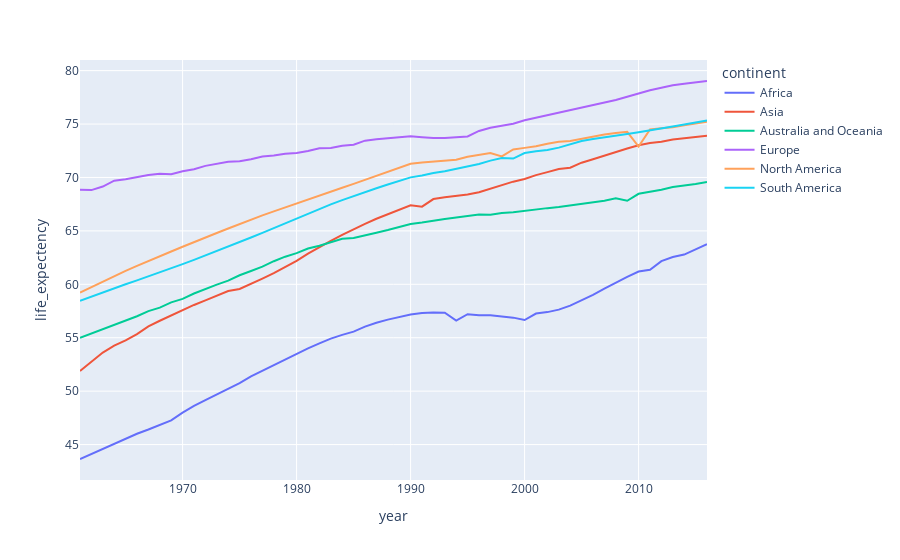

Here is the notebook cell this chart was saved with:
### Code cell
pd.options.plotting.backend = "plotly"

fig = px.line(
      merged_df.groupby(["continent", "year"]).mean().reset_index()
    , x = "year"
    , y = "life_expectency"
    , color = "continent"
)
fig.show()

fig.write_html("./output/life-expectency.html")
